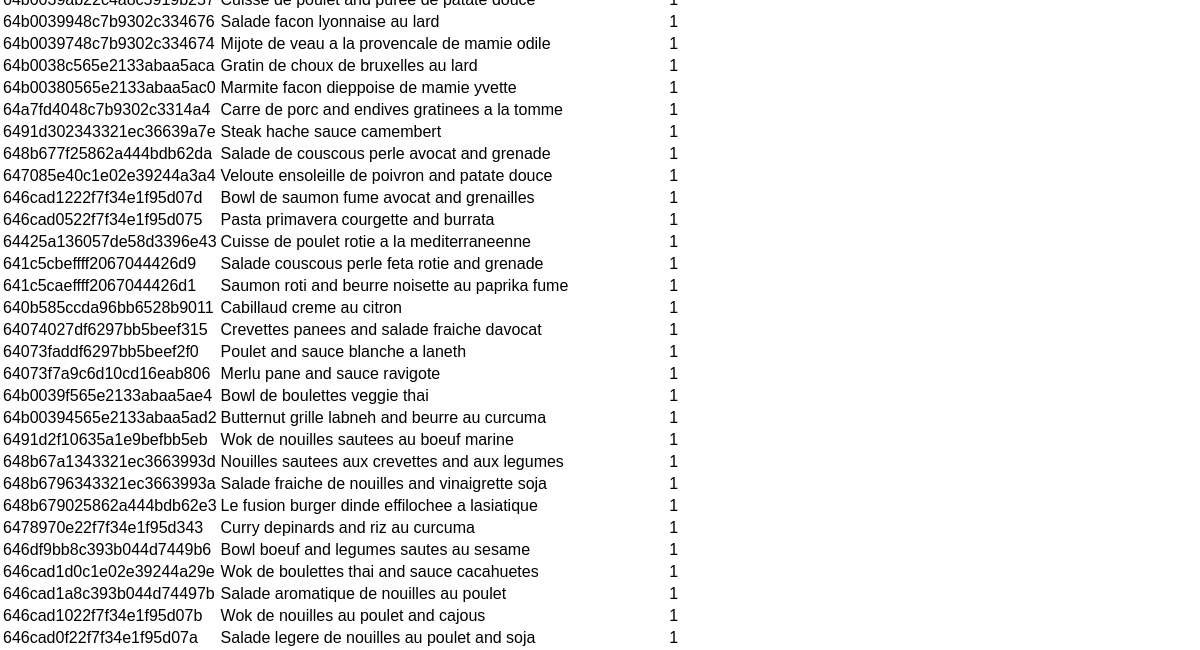
The app's page / (lower part), older data.
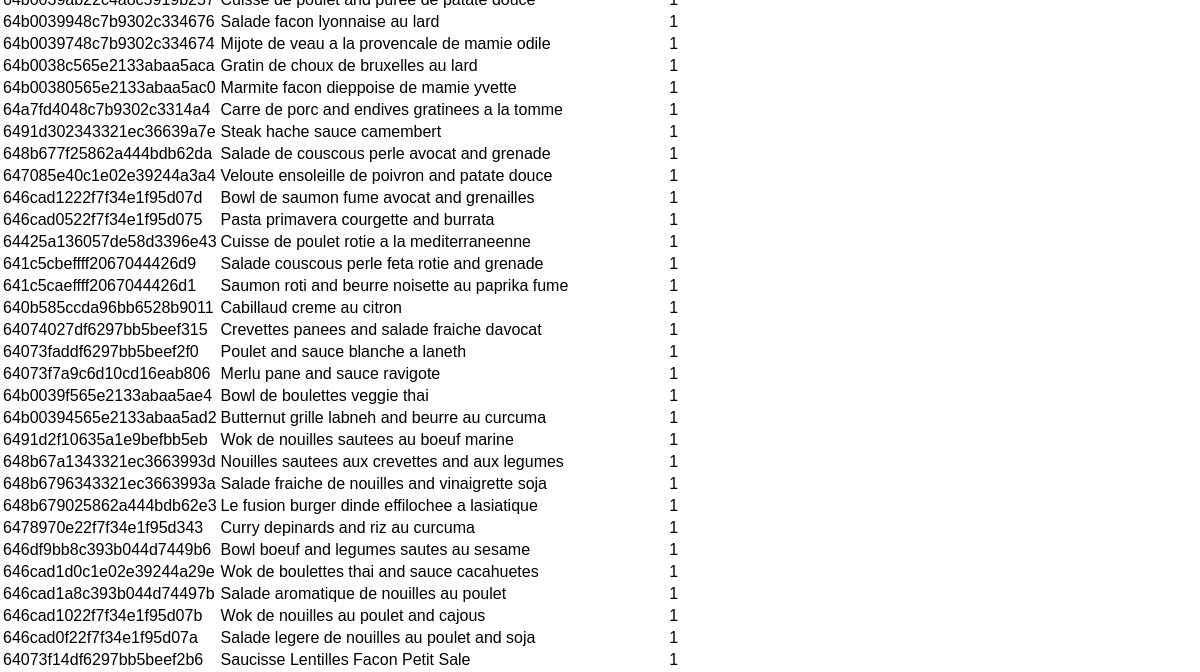
The same page, newer data.
### app/models.py (models this page shows, shortened)
class RECIPE_INFO(db.Model):
    ID = db.Column(db.String(24), primary_key=True)
    NAME = db.Column(db.String(100), nullable=False)
    FLAG_MAIN = db.Column(db.Integer)

### app/routes.py (the view)
@routes.route('/', methods=['POST', 'GET'])
def index():
    recipes = RECIPE_INFO.query.filter_by(FLAG_MAIN = 1).all()
    return render_template('index.html', recipes=recipes)

### app/templates/index.html (shortened to what this page needs)
{% extends 'base.html' %}
{% block head %}
<title>Recipe planner</title>
{% endblock %}
{% block body %}
<div class="content">
    <table>
        {% for recipe in recipes %}
            <tr>
                <td>{{ recipe.ID }}</td>
                <td>{{ recipe.NAME }}</td>
                <td>{{ recipe.FLAG_MAIN }}</td>
            </tr>
        {% endfor %}
    </table>
</div>
{% endblock %}f

Row changes from the older to the newer data that the page shows:
added RECIPE_INFO: ID "64073f14df6297bb5beef2b6", NAME "Saucisse Lentilles Facon Petit Sale", FLAG_MAIN "1"
